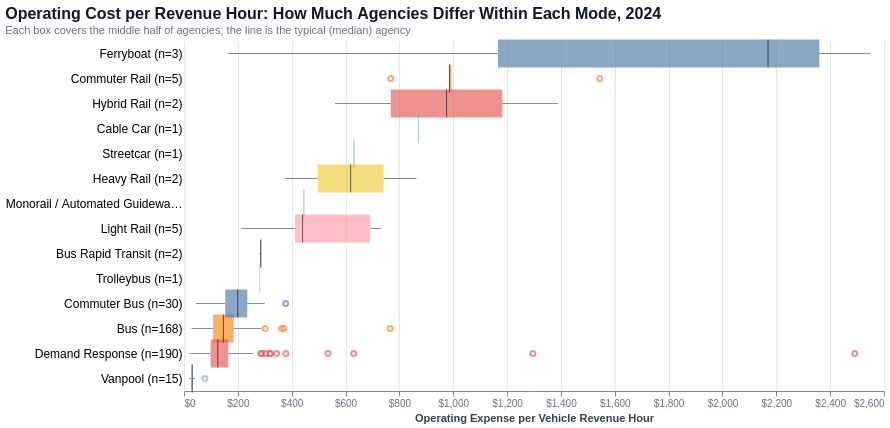

Write notebook code for a chart like this one.
### Markdown cell above
### 2.3 Cost per VRH: Variation Across Agencies Within Each Mode

### Code cell
spread_vrh = chart_ideas.simple_box_plot(
    df_opex,
    value_column="opex_per_vrh",
    group_column="mode_full_name",
    year_column="year",
    year=2024,
    value_format="$,.0f",
    x_title="Operating Expense per Vehicle Revenue Hour",
    chart_title=" Operating Cost per Revenue Hour: How Much Agencies Differ Within Each Mode, 2024",
    chart_subtitle="Each box covers the middle half of agencies; the line is the typical (median) agency",
)
spread_vrh

### Figure 1 — Vega specification as saved in the notebook (floating-point values rounded to 4 significant figures)
{"$schema": "https://vega.github.io/schema/vega/v6.json", "data": [{"name": "source_0"}, {"name": "data_0"}, {"name": "data_1"}, {"name": "data_2", "values": [{"group_label": "Bus (n=168)", "opex_per_vrh": 370.1}, {"group_label": "Bus (n=168)", "opex_per_vrh": 301.6}, {"group_label": "Bus (n=168)", "opex_per_vrh": 765.0}, {"group_label": "Commuter Rail (n=5)", "opex_per_vrh": 768.5}, {"group_label": "Demand Response (n=190)", "opex_per_vrh": 630.4}, {"group_label": "Demand Response (n=190)", "opex_per_vrh": 284.8}, {"group_label": "Commuter Rail (n=5)", "opex_per_vrh": 1544.0}, {"group_label": "Vanpool (n=15)", "opex_per_vrh": 77.83}, {"group_label": "Demand Response (n=190)", "opex_per_vrh": 303.7}, {"group_label": "Bus (n=168)", "opex_per_vrh": 362.1}, {"group_label": "Demand Response (n=190)", "opex_per_vrh": 378.4}, {"group_label": "Demand Response (n=190)", "opex_per_vrh": 320.9}, {"group_label": "Commuter Bus (n=30)", "opex_per_vrh": 377.5}, {"group_label": "Demand Response (n=190)", "opex_per_vrh": 289.6}, {"group_label": "Demand Response (n=190)", "opex_per_vrh": 1296.0}, {"group_label": "Demand Response (n=190)", "opex_per_vrh": 534.9}, {"group_label": "Demand Response (n=190)", "opex_per_vrh": 344.0}, {"group_label": "Demand Response (n=190)", "opex_per_vrh": 2492.0}, {"group_label": "Demand Response (n=190)", "opex_per_vrh": 319.6}]}, {"name": "data_3"}, {"name": "data_5", "values": [{"group_label": "Heavy Rail (n=2)", "lower_box_opex_per_vrh": 496.8, "lower_whisker_opex_per_vrh": 374.5, "upper_whisker_opex_per_vrh": 863.6}, {"group_label": "Hybrid Rail (n=2)", "lower_box_opex_per_vrh": 767.8, "lower_whisker_opex_per_vrh": 560.5, "upper_whisker_opex_per_vrh": 1390.0}, {"group_label": "Monorail / Automated Guideway (n=1)", "lower_box_opex_per_vrh": 445.3, "lower_whisker_opex_per_vrh": 445.3, "upper_whisker_opex_per_vrh": 445.3}, {"group_label": "Bus (n=168)", "lower_box_opex_per_vrh": 108.1, "lower_whisker_opex_per_vrh": 27.32, "upper_whisker_opex_per_vrh": 288.2}, {"group_label": "Demand Response (n=190)", "lower_box_opex_per_vrh": 98.94, "lower_whisker_opex_per_vrh": 18.82, "upper_whisker_opex_per_vrh": 257.3}, {"group_label": "Commuter Bus (n=30)", "lower_box_opex_per_vrh": 153.1, "lower_whisker_opex_per_vrh": 43.72, "upper_whisker_opex_per_vrh": 300.0}, {"group_label": "Light Rail (n=5)", "lower_box_opex_per_vrh": 412.1, "lower_whisker_opex_per_vrh": 212.3, "upper_whisker_opex_per_vrh": 732.2}, {"group_label": "Bus Rapid Transit (n=2)", "lower_box_opex_per_vrh": 282.9, "lower_whisker_opex_per_vrh": 280.9, "upper_whisker_opex_per_vrh": 289.1}, {"group_label": "Cable Car (n=1)", "lower_box_opex_per_vrh": 871.3, "lower_whisker_opex_per_vrh": 871.3, "upper_whisker_opex_per_vrh": 871.3}, {"group_label": "Trolleybus (n=1)", "lower_box_opex_per_vrh": 281.3, "lower_whisker_opex_per_vrh": 281.3, "upper_whisker_opex_per_vrh": 281.3}, {"group_label": "Streetcar (n=1)", "lower_box_opex_per_vrh": 631.2, "lower_whisker_opex_per_vrh": 631.2, "upper_whisker_opex_per_vrh": 631.2}, {"group_label": "Ferryboat (n=3)", "lower_box_opex_per_vrh": 1166.0, "lower_whisker_opex_per_vrh": 163.3, "upper_whisker_opex_per_vrh": 2551.0}, {"group_label": "Vanpool (n=15)", "lower_box_opex_per_vrh": 26.32, "lower_whisker_opex_per_vrh": 20.22, "upper_whisker_opex_per_vrh": 40.79}, {"group_label": "Commuter Rail (n=5)", "lower_box_opex_per_vrh": 984.4, "lower_whisker_opex_per_vrh": 984.4, "upper_whisker_opex_per_vrh": 994.1}]}, {"name": "data_6", "values": [{"group_label": "Heavy Rail (n=2)", "lower_whisker_opex_per_vrh": 374.5, "upper_box_opex_per_vrh": 741.3, "upper_whisker_opex_per_vrh": 863.6}, {"group_label": "Hybrid Rail (n=2)", "lower_whisker_opex_per_vrh": 560.5, "upper_box_opex_per_vrh": 1182.0, "upper_whisker_opex_per_vrh": 1390.0}, {"group_label": "Monorail / Automated Guideway (n=1)", "lower_whisker_opex_per_vrh": 445.3, "upper_box_opex_per_vrh": 445.3, "upper_whisker_opex_per_vrh": 445.3}, {"group_label": "Bus (n=168)", "lower_whisker_opex_per_vrh": 27.32, "upper_box_opex_per_vrh": 184.5, "upper_whisker_opex_per_vrh": 288.2}, {"group_label": "Demand Response (n=190)", "lower_whisker_opex_per_vrh": 18.82, "upper_box_opex_per_vrh": 164.6, "upper_whisker_opex_per_vrh": 257.3}, {"group_label": "Commuter Bus (n=30)", "lower_whisker_opex_per_vrh": 43.72, "upper_box_opex_per_vrh": 235.1, "upper_whisker_opex_per_vrh": 300.0}, {"group_label": "Light Rail (n=5)", "lower_whisker_opex_per_vrh": 212.3, "upper_box_opex_per_vrh": 691.3, "upper_whisker_opex_per_vrh": 732.2}, {"group_label": "Bus Rapid Transit (n=2)", "lower_whisker_opex_per_vrh": 280.9, "upper_box_opex_per_vrh": 287.0, "upper_whisker_opex_per_vrh": 289.1}, {"group_label": "Cable Car (n=1)", "lower_whisker_opex_per_vrh": 871.3, "upper_box_opex_per_vrh": 871.3, "upper_whisker_opex_per_vrh": 871.3}, {"group_label": "Trolleybus (n=1)", "lower_whisker_opex_per_vrh": 281.3, "upper_box_opex_per_vrh": 281.3, "upper_whisker_opex_per_vrh": 281.3}, {"group_label": "Streetcar (n=1)", "lower_whisker_opex_per_vrh": 631.2, "upper_box_opex_per_vrh": 631.2, "upper_whisker_opex_per_vrh": 631.2}, {"group_label": "Ferryboat (n=3)", "lower_whisker_opex_per_vrh": 163.3, "upper_box_opex_per_vrh": 2360.0, "upper_whisker_opex_per_vrh": 2551.0}, {"group_label": "Vanpool (n=15)", "lower_whisker_opex_per_vrh": 20.22, "upper_box_opex_per_vrh": 33.0, "upper_whisker_opex_per_vrh": 40.79}, {"group_label": "Commuter Rail (n=5)", "lower_whisker_opex_per_vrh": 984.4, "upper_box_opex_per_vrh": 994.1, "upper_whisker_opex_per_vrh": 994.1}]}, {"name": "data_7"}, {"name": "data_9", "values": [{"group_label": "Heavy Rail (n=2)", "lower_box_opex_per_vrh": 496.8, "max_opex_per_vrh": 863.6, "mid_box_opex_per_vrh": 619.0, "min_opex_per_vrh": 374.5, "upper_box_opex_per_vrh": 741.3}, {"group_label": "Hybrid Rail (n=2)", "lower_box_opex_per_vrh": 767.8, "max_opex_per_vrh": 1390.0, "mid_box_opex_per_vrh": 975.1, "min_opex_per_vrh": 560.5, "upper_box_opex_per_vrh": 1182.0}, {"group_label": "Monorail / Automated Guideway (n=1)", "lower_box_opex_per_vrh": 445.3, "max_opex_per_vrh": 445.3, "mid_box_opex_per_vrh": 445.3, "min_opex_per_vrh": 445.3, "upper_box_opex_per_vrh": 445.3}, {"group_label": "Bus (n=168)", "lower_box_opex_per_vrh": 108.1, "max_opex_per_vrh": 765.0, "mid_box_opex_per_vrh": 146.4, "min_opex_per_vrh": 27.32, "upper_box_opex_per_vrh": 184.5}, {"group_label": "Demand Response (n=190)", "lower_box_opex_per_vrh": 98.94, "max_opex_per_vrh": 2492.0, "mid_box_opex_per_vrh": 125.6, "min_opex_per_vrh": 18.82, "upper_box_opex_per_vrh": 164.6}, {"group_label": "Commuter Bus (n=30)", "lower_box_opex_per_vrh": 153.1, "max_opex_per_vrh": 377.5, "mid_box_opex_per_vrh": 199.5, "min_opex_per_vrh": 43.72, "upper_box_opex_per_vrh": 235.1}, {"group_label": "Light Rail (n=5)", "lower_box_opex_per_vrh": 412.1, "max_opex_per_vrh": 732.2, "mid_box_opex_per_vrh": 440.5, "min_opex_per_vrh": 212.3, "upper_box_opex_per_vrh": 691.3}, {"group_label": "Bus Rapid Transit (n=2)", "lower_box_opex_per_vrh": 282.9, "max_opex_per_vrh": 289.1, "mid_box_opex_per_vrh": 285.0, "min_opex_per_vrh": 280.9, "upper_box_opex_per_vrh": 287.0}, {"group_label": "Cable Car (n=1)", "lower_box_opex_per_vrh": 871.3, "max_opex_per_vrh": 871.3, "mid_box_opex_per_vrh": 871.3, "min_opex_per_vrh": 871.3, "upper_box_opex_per_vrh": 871.3}, {"group_label": "Trolleybus (n=1)", "lower_box_opex_per_vrh": 281.3, "max_opex_per_vrh": 281.3, "mid_box_opex_per_vrh": 281.3, "min_opex_per_vrh": 281.3, "upper_box_opex_per_vrh": 281.3}, {"group_label": "Streetcar (n=1)", "lower_box_opex_per_vrh": 631.2, "max_opex_per_vrh": 631.2, "mid_box_opex_per_vrh": 631.2, "min_opex_per_vrh": 631.2, "upper_box_opex_per_vrh": 631.2}, {"group_label": "Ferryboat (n=3)", "lower_box_opex_per_vrh": 1166.0, "max_opex_per_vrh": 2551.0, "mid_box_opex_per_vrh": 2169.0, "min_opex_per_vrh": 163.3, "upper_box_opex_per_vrh": 2360.0}, {"group_label": "Commuter Rail (n=5)", "lower_box_opex_per_vrh": 984.4, "max_opex_per_vrh": 1544.0, "mid_box_opex_per_vrh": 985.9, "min_opex_per_vrh": 768.5, "upper_box_opex_per_vrh": 994.1}, {"group_label": "Vanpool (n=15)", "lower_box_opex_per_vrh": 26.32, "max_opex_per_vrh": 77.83, "mid_box_opex_per_vrh": 30.6, "min_opex_per_vrh": 20.22, "upper_box_opex_per_vrh": 33.0}]}, {"name": "data_10", "values": [{"group_label": "Heavy Rail (n=2)", "lower_box_opex_per_vrh": 496.8, "max_opex_per_vrh": 863.6, "mid_box_opex_per_vrh": 619.0, "min_opex_per_vrh": 374.5, "upper_box_opex_per_vrh": 741.3}, {"group_label": "Hybrid Rail (n=2)", "lower_box_opex_per_vrh": 767.8, "max_opex_per_vrh": 1390.0, "mid_box_opex_per_vrh": 975.1, "min_opex_per_vrh": 560.5, "upper_box_opex_per_vrh": 1182.0}, {"group_label": "Monorail / Automated Guideway (n=1)", "lower_box_opex_per_vrh": 445.3, "max_opex_per_vrh": 445.3, "mid_box_opex_per_vrh": 445.3, "min_opex_per_vrh": 445.3, "upper_box_opex_per_vrh": 445.3}, {"group_label": "Bus (n=168)", "lower_box_opex_per_vrh": 108.1, "max_opex_per_vrh": 765.0, "mid_box_opex_per_vrh": 146.4, "min_opex_per_vrh": 27.32, "upper_box_opex_per_vrh": 184.5}, {"group_label": "Demand Response (n=190)", "lower_box_opex_per_vrh": 98.94, "max_opex_per_vrh": 2492.0, "mid_box_opex_per_vrh": 125.6, "min_opex_per_vrh": 18.82, "upper_box_opex_per_vrh": 164.6}, {"group_label": "Commuter Bus (n=30)", "lower_box_opex_per_vrh": 153.1, "max_opex_per_vrh": 377.5, "mid_box_opex_per_vrh": 199.5, "min_opex_per_vrh": 43.72, "upper_box_opex_per_vrh": 235.1}, {"group_label": "Light Rail (n=5)", "lower_box_opex_per_vrh": 412.1, "max_opex_per_vrh": 732.2, "mid_box_opex_per_vrh": 440.5, "min_opex_per_vrh": 212.3, "upper_box_opex_per_vrh": 691.3}, {"group_label": "Bus Rapid Transit (n=2)", "lower_box_opex_per_vrh": 282.9, "max_opex_per_vrh": 289.1, "mid_box_opex_per_vrh": 285.0, "min_opex_per_vrh": 280.9, "upper_box_opex_per_vrh": 287.0}, {"group_label": "Cable Car (n=1)", "lower_box_opex_per_vrh": 871.3, "max_opex_per_vrh": 871.3, "mid_box_opex_per_vrh": 871.3, "min_opex_per_vrh": 871.3, "upper_box_opex_per_vrh": 871.3}, {"group_label": "Trolleybus (n=1)", "lower_box_opex_per_vrh": 281.3, "max_opex_per_vrh": 281.3, "mid_box_opex_per_vrh": 281.3, "min_opex_per_vrh": 281.3, "upper_box_opex_per_vrh": 281.3}, {"group_label": "Streetcar (n=1)", "lower_box_opex_per_vrh": 631.2, "max_opex_per_vrh": 631.2, "mid_box_opex_per_vrh": 631.2, "min_opex_per_vrh": 631.2, "upper_box_opex_per_vrh": 631.2}, {"group_label": "Ferryboat (n=3)", "lower_box_opex_per_vrh": 1166.0, "max_opex_per_vrh": 2551.0, "mid_box_opex_per_vrh": 2169.0, "min_opex_per_vrh": 163.3, "upper_box_opex_per_vrh": 2360.0}, {"group_label": "Commuter Rail (n=5)", "lower_box_opex_per_vrh": 984.4, "max_opex_per_vrh": 1544.0, "mid_box_opex_per_vrh": 985.9, "min_opex_per_vrh": 768.5, "upper_box_opex_per_vrh": 994.1}, {"group_label": "Vanpool (n=15)", "lower_box_opex_per_vrh": 26.32, "max_opex_per_vrh": 77.83, "mid_box_opex_per_vrh": 30.6, "min_opex_per_vrh": 20.22, "upper_box_opex_per_vrh": 33.0}]}, {"name": "data_1_y_domain_group_label_0", "values": [{"group_label": "Bus (n=168)", "sort_field": 11.0}, {"group_label": "Commuter Rail (n=5)", "sort_field": 1.0}, {"group_label": "Demand Response (n=190)", "sort_field": 12.0}, {"group_label": "Vanpool (n=15)", "sort_field": 13.0}, {"group_label": "Commuter Bus (n=30)", "sort_field": 10.0}]}, {"name": "data_3_y_domain_group_label_1", "values": [{"group_label": "Heavy Rail (n=2)", "sort_field": 5.0}, {"group_label": "Hybrid Rail (n=2)", "sort_field": 2.0}, {"group_label": "Monorail / Automated Guideway (n=1)", "sort_field": 6.0}, {"group_label": "Bus (n=168)", "sort_field": 11.0}, {"group_label": "Demand Response (n=190)", "sort_field": 12.0}, {"group_label": "Commuter Bus (n=30)", "sort_field": 10.0}, {"group_label": "Light Rail (n=5)", "sort_field": 7.0}, {"group_label": "Bus Rapid Transit (n=2)", "sort_field": 8.0}, {"group_label": "Cable Car (n=1)", "sort_field": 3.0}, {"group_label": "Trolleybus (n=1)", "sort_field": 9.0}, {"group_label": "Streetcar (n=1)", "sort_field": 4.0}, {"group_label": "Ferryboat (n=3)", "sort_field": 0.0}, {"group_label": "Vanpool (n=15)", "sort_field": 13.0}, {"group_label": "Commuter Rail (n=5)", "sort_field": 1.0}]}, {"name": "data_7_y_domain_group_label_2", "values": [{"group_label": "Heavy Rail (n=2)", "sort_field": 5.0}, {"group_label": "Hybrid Rail (n=2)", "sort_field": 2.0}, {"group_label": "Monorail / Automated Guideway (n=1)", "sort_field": 6.0}, {"group_label": "Bus (n=168)", "sort_field": 11.0}, {"group_label": "Demand Response (n=190)", "sort_field": 12.0}, {"group_label": "Commuter Bus (n=30)", "sort_field": 10.0}, {"group_label": "Light Rail (n=5)", "sort_field": 7.0}, {"group_label": "Bus Rapid Transit (n=2)", "sort_field": 8.0}, {"group_label": "Cable Car (n=1)", "sort_field": 3.0}, {"group_label": "Trolleybus (n=1)", "sort_field": 9.0}, {"group_label": "Streetcar (n=1)", "sort_field": 4.0}, {"group_label": "Ferryboat (n=3)", "sort_field": 0.0}, {"group_label": "Commuter Rail (n=5)", "sort_field": 1.0}, {"group_label": "Vanpool (n=15)", "sort_field": 13.0}]}, {"name": "data_1_color_domain_group_label_0", "values": [{"group_label": "Bus (n=168)", "sort_field": 11.0}, {"group_label": "Commuter Rail (n=5)", "sort_field": 1.0}, {"group_label": "Demand Response (n=190)", "sort_field": 12.0}, {"group_label": "Vanpool (n=15)", "sort_field": 13.0}, {"group_label": "Commuter Bus (n=30)", "sort_field": 10.0}]}, {"name": "data_7_color_domain_group_label_1", "values": [{"group_label": "Heavy Rail (n=2)", "sort_field": 5.0}, {"group_label": "Hybrid Rail (n=2)", "sort_field": 2.0}, {"group_label": "Monorail / Automated Guideway (n=1)", "sort_field": 6.0}, {"group_label": "Bus (n=168)", "sort_field": 11.0}, {"group_label": "Demand Response (n=190)", "sort_field": 12.0}, {"group_label": "Commuter Bus (n=30)", "sort_field": 10.0}, {"group_label": "Light Rail (n=5)", "sort_field": 7.0}, {"group_label": "Bus Rapid Transit (n=2)", "sort_field": 8.0}, {"group_label": "Cable Car (n=1)", "sort_field": 3.0}, {"group_label": "Trolleybus (n=1)", "sort_field": 9.0}, {"group_label": "Streetcar (n=1)", "sort_field": 4.0}, {"group_label": "Ferryboat (n=3)", "sort_field": 0.0}, {"group_label": "Commuter Rail (n=5)", "sort_field": 1.0}, {"group_label": "Vanpool (n=15)", "sort_field": 13.0}]}], "marks": [{"type": "symbol", "name": "layer_0_layer_0_marks", "from": {"data": "data_2"}, "encode": {"update": {"y": {"field": "group_label", "scale": "y", "band": 0.5}, "opacity": {"value": 0.65}, "stroke": {"field": "group_label", "scale": "color"}, "x": {"field": "opex_per_vrh", "scale": "x"}, "size": {"value": 25}, "fill": {"value": "transparent"}}}, "style": ["point", "boxplot-outliers"]}, {"type": "rule", "name": "layer_0_layer_1_layer_0_marks", "from": {"data": "data_5"}, "encode": {"update": {"x2": {"field": "lower_box_opex_per_vrh", "scale": "x"}, "y": {"field": "group_label", "scale": "y", "band": 0.5}, "opacity": {"value": 0.8}, "tooltip": {"signal": "{\"Upper Whisker of Operating Expense per Vehicle Revenue Hour\": format(datum[\"upper_whisker_opex_per_vrh\"], \"\"), \"Lower Whisker of Operating Expense per Vehicle Revenue Hour\": format(datum[\"lower_whisker_opex_per_vrh\"], \"\"), \"group_label\": isValid(datum[\"group_label\"]) ? isArray(datum[\"group_label\"]) ? join(datum[\"group_label\"], '\\n') : datum[\"group_label\"] : \"\"+datum[\"group_label\"]}"}, "x": {"field": "lower_whisker_opex_per_vrh", "scale": "x"}, "stroke": {"value": "#6B7280"}}}, "aria": false, "style": ["rule", "boxplot-rule"]}, {"type": "rule", "name": "layer_0_layer_1_layer_1_marks", "from": {"data": "data_6"}, "encode": {"update": {"stroke": {"value": "#6B7280"}, "x2": {"field": "upper_whisker_opex_per_vrh", "scale": "x"}, "opacity": {"value": 0.8}, "y": {"field": "group_label", "scale": "y", "band": 0.5}, "x": {"field": "upper_box_opex_per_vrh", "scale": "x"}, "tooltip": {"signal": "{\"Upper Whisker of Operating Expense per Vehicle Revenue Hour\": format(datum[\"upper_whisker_opex_per_vrh\"], \"\"), \"Lower Whisker of Operating Expense per Vehicle Revenue Hour\": format(datum[\"lower_whisker_opex_per_vrh\"], \"\"), \"group_label\": isValid(datum[\"group_label\"]) ? isArray(datum[\"group_label\"]) ? join(datum[\"group_label\"], '\\n') : datum[\"group_label\"] : \"\"+datum[\"group_label\"]}"}}}, "aria": false, "style": ["rule", "boxplot-rule"]}, {"type": "rect", "name": "layer_1_layer_0_marks", "from": {"data": "data_9"}, "encode": {"update": {"height": {"value": 28}, "yc": {"field": "group_label", "scale": "y", "band": 0.5}, "fill": {"field": "group_label", "scale": "color"}, "opacity": {"value": 0.65}, "x2": {"field": "upper_box_opex_per_vrh", "scale": "x"}, "tooltip": {"signal": "{\"Max of Operating Expense per Vehicle Revenue Hour\": format(datum[\"max_opex_per_vrh\"], \"\"), \"Q3 of Operating Expense per Vehicle Revenue Hour\": format(datum[\"upper_box_opex_per_vrh\"], \"\"), \"Median of Operating Expense per Vehicle Revenue Hour\": format(datum[\"mid_box_opex_per_vrh\"], \"\"), \"Q1 of Operating Expense per Vehicle Revenue Hour\": format(datum[\"lower_box_opex_per_vrh\"], \"\"), \"Min of Operating Expense per Vehicle Revenue Hour\": format(datum[\"min_opex_per_vrh\"], \"\"), \"group_label\": isValid(datum[\"group_label\"]) ? isArray(datum[\"group_label\"]) ? join(datum[\"group_label\"], '\\n') : datum[\"group_label\"] : \"\"+datum[\"group_label\"]}"}, "x": {"field": "lower_box_opex_per_vrh", "scale": "x"}}}, "style": ["bar", "boxplot-box"]}, {"type": "rect", "name": "layer_1_layer_1_marks", "from": {"data": "data_10"}, "encode": {"update": {"opacity": {"value": 0.65}, "tooltip": {"signal": "{\"Max of Operating Expense per Vehicle Revenue Hour\": format(datum[\"max_opex_per_vrh\"], \"\"), \"Q3 of Operating Expense per Vehicle Revenue Hour\": format(datum[\"upper_box_opex_per_vrh\"], \"\"), \"Median of Operating Expense per Vehicle Revenue Hour\": format(datum[\"mid_box_opex_per_vrh\"], \"\"), \"Q1 of Operating Expense per Vehicle Revenue Hour\": format(datum[\"lower_box_opex_per_vrh\"], \"\"), \"Min of Operating Expense per Vehicle Revenue Hour\": format(datum[\"min_opex_per_vrh\"], \"\"), \"group_label\": isValid(datum[\"group_label\"]) ? isArray(datum[\"group_label\"]) ? join(datum[\"group_label\"], '\\n') : datum[\"group_label\"] : \"\"+datum[\"group_label\"]}"}, "yc": {"field": "group_label", "scale": "y", "band": 0.5}, "height": {"value": 28}, "fill": [{"field": "group_label", "scale": "color", "test": "datum['lower_box_opex_per_vrh'] >= datum['upper_box_opex_per_vrh']"}, {"value": "#111827"}], "width": {"value": 1}, "xc": {"field": "mid_box_opex_per_vrh", "scale": "x"}}}, "aria": false, "style": ["tick", "boxplot-median"]}], "scales": [{"name": "x", "type": "linear", "domain": {"fields": [{"data": "data_2", "field": "opex_per_vrh"}, {"data": "data_5", "field": "lower_whisker_opex_per_vrh"}, {"data": "data_5", "field": "lower_box_opex_per_vrh"}, {"data": "data_6", "field": "upper_box_opex_per_vrh"}, {"data": "data_6", "field": "upper_whisker_opex_per_vrh"}, {"data": "data_9", "field": "lower_box_opex_per_vrh"}, {"data": "data_9", "field": "upper_box_opex_per_vrh"}, {"data": "data_10", "field": "mid_box_opex_per_vrh"}]}, "range": [0, {"signal": "width"}], "zero": true, "nice": true}, {"name": "y", "type": "band", "domain": {"fields": [{"data": "data_1_y_domain_group_label_0", "field": "group_label"}, {"data": "data_3_y_domain_group_label_1", "field": "group_label"}, {"data": "data_7_y_domain_group_label_2", "field": "group_label"}], "sort": {"op": "max", "field": "sort_field"}}, "range": [0, {"signal": "height"}], "paddingOuter": 0, "paddingInner": 0}, {"name": "color", "type": "ordinal", "domain": {"fields": [{"data": "data_1_color_domain_group_label_0", "field": "group_label"}, {"data": "data_7_color_domain_group_label_1", "field": "group_label"}], "sort": {"op": "max", "field": "sort_field"}}, "range": "category"}], "axes": [{"scale": "x", "zindex": 0, "aria": false, "ticks": false, "grid": true, "orient": "bottom", "gridColor": "#E5E7EB", "gridScale": "y", "domain": false, "maxExtent": 0, "labels": false, "minExtent": 0, "tickCount": {"signal": "ceil(width/40)"}}, {"scale": "x", "tickCount": {"signal": "ceil(width/40)"}, "titleColor": "#374151", "grid": false, "labelColor": "#6B7280", "zindex": 0, "labelFlush": true, "orient": "bottom", "format": "$,.0f", "labelOverlap": true, "title": "Operating Expense per Vehicle Revenue Hour"}, {"scale": "y", "orient": "left", "labelFontWeight": 500, "ticks": false, "zindex": 0, "grid": false, "labelFontSize": 12, "domain": false}], "title": {"text": " Operating Cost per Revenue Hour: How Much Agencies Differ Within Each Mode, 2024", "subtitleFontSize": 11, "color": "#111827", "fontWeight": 600, "anchor": "start", "fontSize": 16, "subtitle": "Each box covers the middle half of agencies; the line is the typical (median) agency", "subtitleColor": "#6B7280"}, "style": "cell", "config": {"axis": {"labelFont": "Arial", "titleFont": "Arial"}, "style": {"cell": {"strokeWidth": 0}, "group-title": {"font": "Arial"}}}, "width": 700, "background": "white", "height": 350, "padding": 5}
